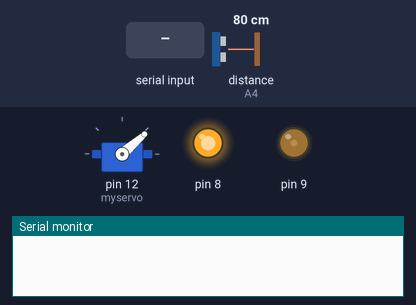
Recording of a sketch running on a simulated Arduino Mega 2560, built with avr-gcc and run on an emulated ATmega2560. Parts: servo, output pins drawn as LEDs (lit = HIGH), the last lines printed to the serial monitor. Wiring (inferred from the names in the program): ultrasonic range finder: trigger A5; echo A4. The test bench sets the inputs (shaded band); at power-on: distance to the obstacle (sensor on A4) 80 cm. The echo pulse lasts 58.3 µs per cm; pins used as bus, display or sensor lines are not drawn.

Above: at 1.2 s.
1.3 s: "d\n" received over Serial
At 1.7 s:
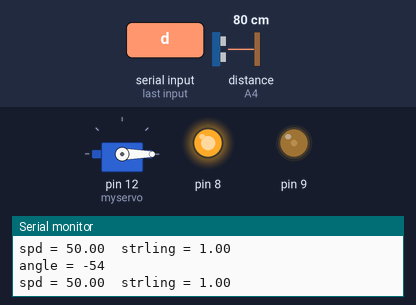
2.8 s: distance to the obstacle (sensor on A4) set to 7 cm
5.0 s: distance to the obstacle (sensor on A4) set to 4 cm
At 6.9 s:
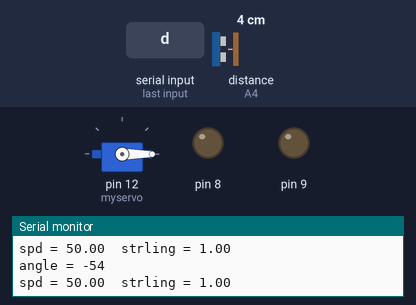
7.5 s: byte 100 ('d') received over Serial
At 10.4 s:
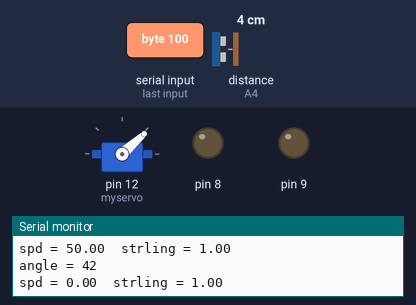
10.5 s: byte 119 ('w') received over Serial
At 13.5 s:
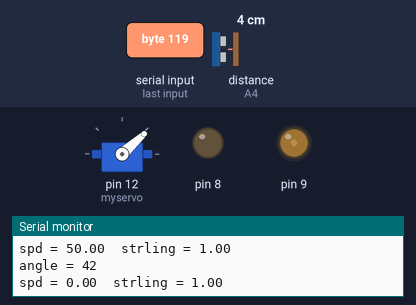
Timing chart, 0 to 14.5 s (numbered marks = the images above; inputs shaded):
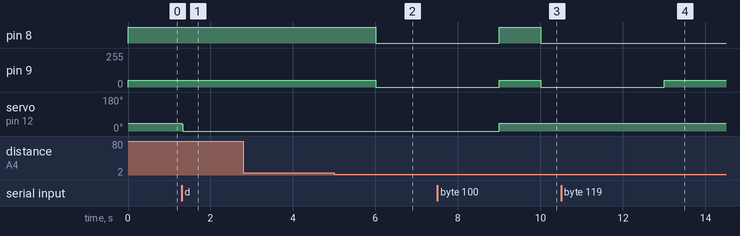

Measured:
- the behaviour switches between 6 and 5 cm on distance to the obstacle (sensor on A4) (found by bisection; images 1 and 2)
- after the input at 1.3 s, servo on pin 12 (myservo): 41° → 0° at once
- after the input at 2.8 s, every drawn part: stays the same
- after the input at 5.0 s, pin 8: HIGH → LOW after 1.0 s; pin 9: 50/255 → 0/255 after 1.0 s
- after the input at 7.5 s, pin 8: LOW → HIGH after 1.5 s, → LOW 1.0 s later; pin 9: 0/255 → 50/255 after 1.5 s, → 0/255 1.0 s later; servo on pin 12 (myservo): 0° → 42° after 1.5 s
- after the input at 10.5 s, pin 9: 0/255 → 50/255 after 2.5 s

The sketch:

delay_test.ino
```cpp
#include <Servo.h>
#include <SoftwareSerial.h>
Servo myservo;
int rgtecho = A0;        //오른쪽 초음파센서
int rgttrig = A1;
int lftecho = A2;        //왼쪽 초음파센서
int lfttrig = A3;
int mtecho = A4;         //정면 초음파센서
int mttrig = A5;
int p = 41;       //서보모터 각도
float spd = 50;   //전진 모터 속도
float strling = 1;  //후진 모터 속도
int rasp = 0;    //라즈베리 주행
int raspr = 0;
int z = 103; //servo +=
int pass = 0;

int delay_count = 0;

void setup() {
  Serial.begin(9600);
  Serial1.begin(9600);
  Serial2.begin(9600);
  pinMode(rgttrig, OUTPUT);
  pinMode(rgtecho, INPUT);
  pinMode(lfttrig, OUTPUT);
  pinMode(lftecho, INPUT);
  pinMode(mttrig, OUTPUT);
  pinMode(mtecho, INPUT);
  pinMode(8, OUTPUT);      //우회전 세기를 pwm 방식으로 제어
  pinMode(9, OUTPUT);      //좌회전 세기르 pwm 방식으로 제어
  myservo.attach(12);
  myservo.write(p);


  digitalWrite(8, strling);
  analogWrite(9, spd);      //모터 속도 200rpm

}


void loop() {
  /*
  digitalWrite(rgttrig, HIGH);                   //오른쪽 초음파센서 거리
  delayMicroseconds(10);
  digitalWrite(rgttrig, LOW);
  int rdist = pulseIn(rgtecho, HIGH)*17/1000;
  digitalWrite(lfttrig, HIGH);                  //왼쪽 초음파센서
  delayMicroseconds(10);
  digitalWrite(lfttrig, LOW);
  int ldist = pulseIn(lftecho, HIGH)*17/1000;*/
  digitalWrite(mttrig, HIGH);                   //정면 초음파센서
  delayMicroseconds(10);
  digitalWrite(mttrig, LOW);
  int dist = pulseIn(mtecho, HIGH)*17/1000;

  if(Serial1.available()) {
    while(1){
      if(Serial1.available()){
        Serial.write(Serial1.read());
        switch (Serial1.read()) {
          case 'w':          //(위) 정면
           p = 41;
           myservo.write(p);
           break;

         case 'd':         //(오른쪽) 우회전
           p = 50;
            myservo.write(p);
           break;

         case 'a':         //(왼쪾) 좌회전
           p = 30;
            myservo.write(p);
           break;

         case 'h':                       // (세모) 모터 속도 90rpm
          spd = 90;
          digitalWrite(8, HIGH);
          analogWrite(9, spd);
          Serial.println(spd);
          break;

         case 's':                   // (아래) 후진 모터 속도 50rpm
          spd = 50;
          digitalWrite(8, LOW);
          analogWrite(9, spd);
          Serial.println(spd);
          break;

         case 't':                  // (x) 모터 정지
          spd = 0;
          digitalWrite(8, HIGH);
          analogWrite(9, spd);
          Serial.println(spd);
          break;

       case 'q':                    //(select) 블루투스 탈출
        goto exit;
        break;
        }
      }
    }
  }

  exit:

  if (dist <5){
    spd = 0;
    delay(1000);
    digitalWrite(8, LOW);
    analogWrite(9, spd);
    delay(3000);
  }

  if(Serial.available()){


    int raspr = Serial.read();   //라즈베리파이에서 읽어오는 값


    if(raspr >= 91 and raspr < 94 and delay_count != 2) {
      delay(1500);
      delay_count = 2;
    }

    else if(raspr >= 94 and raspr <= 96 and delay_count < 1 and delay_count >= -2) {
      delay(500);
      delay_count = 1;
    }

    else if(raspr >= 100 and raspr <= 105 and delay_count != 0) {
      delay_count = 0;
    }

    else if(raspr <= 111 and raspr > 108 and delay_count != -2) {
      delay(1500);
      delay_count = -2;
    }

    else if(raspr <= 108 and raspr > 106 and delay_count <= 2 and delay_count > -1) {
      delay(500);
      delay_count = -1;
    }

    //rasp = raspr - 64;
    rasp = raspr - 64;


    if(rasp == 0) {
      rasp = p;
    }

    if(rasp != 50 and rasp != 55) {
      p = rasp;
    }

    else {
      p = z;
    }


    if(rasp == 55){ //blue
      spd = 50;
      analogWrite(9, spd);
      delay(10000);
      spd = 0;
      analogWrite(9, spd);
      delay(5000);
      spd = 50;
      analogWrite(9, spd);


      /*
      while(1){
        delay(500);
        if(Serial.read
      }
      */
    }
     if(rasp == 50){ //red
      pass = 1;
      spd = 0;
     }

     if(rasp > z){    //servo+=
     p+=6;
     }
     if(pass == 0){
      myservo.write(p);    //라즈베리파이에서 읽어온 값을 서보모터로
     }


    z = rasp;

  /*
    spd = (spd / 4) * 3;
    strling = HIGH;
    myservo.write(p);
    digitalWrite(8, strling);
    analogWrite(9, spd);    //모터 속도 150rpm

  if(rdist < 7){      // 오른쪽 장애물이 7cm이내로 오면 서보모터 오른쪽 이동 (각도 정면 기준 6도)
    p += 6;
    spd = spd / 3;
    strling = LOW;
    myservo.write(p);
    digitalWrite(8, strling);
    analogWrite(9, spd);      //모터 속도 90rpm
  }
  if(ldist < 7){      // 왼쪽 장애물이 7cm이내로 오면 서보모터 왼쪽 이동   (각도 정면 기준 -6도)
    p -= 6;
    spd = spd / 3;
    spd2 = 0;
    myservo.write(p);
    digitalWrite(8, strling);
    analogWrite(9, spd);   //모터 속도 90rpm
  }
  if((ldist < 7) && (rdist < 7)){      // 양쪽이 모두 7cm 이내일 때
    if(ldist < rdist){                   // 왼쪽이 오른쪽보다 더 가까이 있으면 서보모터 왼쪽으로 이동   (각도 정면 기준 -6도)
      p -= 6;
      spd = spd / 3;
      spd2 = 0;
      myservo.write(p);
      digitalWrite(8, strling);
      analogWrite(9, spd);       //모터 속도 90rpm
    }
    if(rdist < ldist){                  // 오른쪽이 왼쪽보다 더 가까이 있으면 서보모터 오른쪽으로 이동    (각도 정면 기준 6도)
      p += 6;
      spd = spd / 3;
      spd2 = 0;
      myservo.write(p);
      digitalWrite(8, strling);
      analogWrite(9, spd);        //모터 속도 90rpm
    }
    if(rdist == ldist){                //7cm 이내 양쪽 거리 같으면 정면(각도 정면)
    p = 41;
    spd = spd / 2;
    strling = 0;
    digitalWrite(8, strling);
    analogWrite(9, spd);        //모터 속도 90rpm
  }

  if(dist < 7){       //정면에 7cm 이내에 장애물
    spd = 0;
    spd2 = HIGH;
    analogWrite(9, spd);
    digitalWrite(8, strling);     // 후진 117rpm
  }

  Serial.print("left = ");      //시리얼모니터에 보이게 함
  Serial.print(ldist);
  Serial.print("  right = ");
  Serial.println(rdist);*/
  Serial.print("angle = ");
  Serial.println(p);
  //Serial.print("dist = ");
  //Serial.println(dist);
  Serial.print("spd = ");
  Serial.print(spd);
  Serial.print("  strling = ");
  Serial.println(strling);
  Serial.print("\n");
  if (rasp == 53) {
    spd = 0;

  }

  else if (rasp != 50 and rasp != 55) {
    spd = 50;
  }
  digitalWrite(8, strling);
  analogWrite(9, spd);      //모터 속도 200rpm
  }
  pass = 0;

}
```
